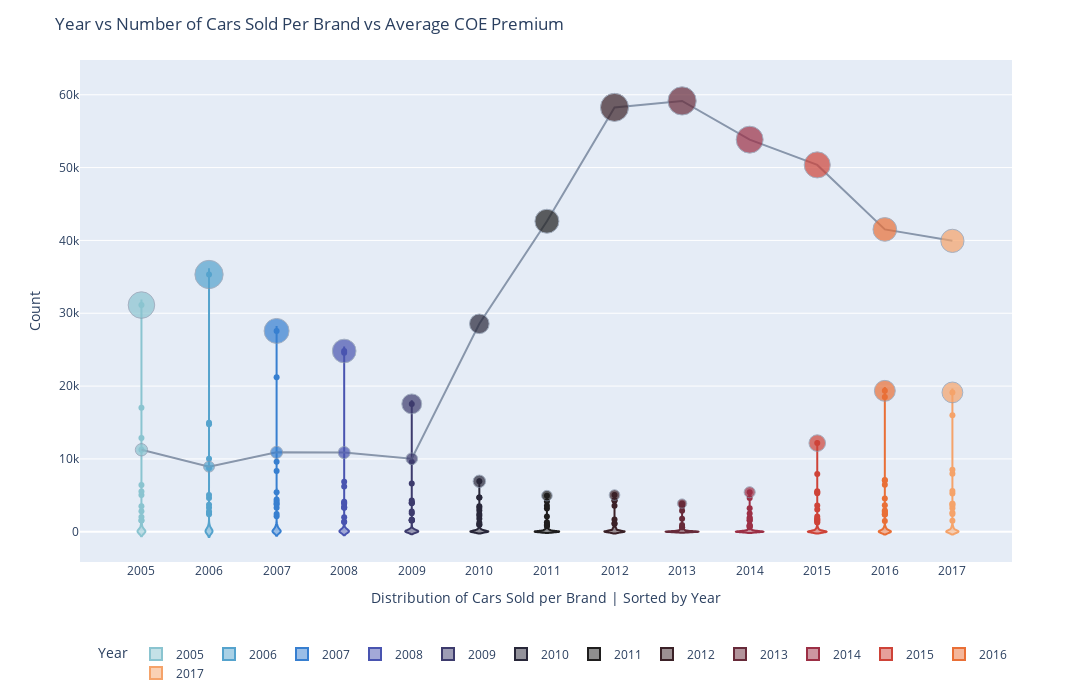

The code cell stored with this chart in its notebook:
### Markdown cell above
## Analysis 1

### Code cell
stats_data = pd.read_csv('./Datasets/Cleaned Data/(1) Stats Data per Year cleaned.csv')
stats_data = stats_data.rename(columns={'Unnamed: 0':'year'}) #rename the column (minor cleaning)
yearly_premiums = pd.read_csv('./Datasets/Cleaned Data/(14) COE Premiums Over The Years.csv')
best_selling_models = pd.read_csv(r'./Datasets/(1) annual-new-registrations-of-cars-by-make/(1) Best Selling Models.csv',thousands=',')
comb_df = pd.read_csv(r'./Datasets/Cleaned Data/(14) Combined Standard Deviation for COE Premiums and Bid Success Rate cleaned.csv')
comb_coe = pd.read_csv(r'./Datasets/Cleaned Data/(14) All Combined cleaned.csv')
cat_specific_coe = pd.read_csv(r'./Datasets/Cleaned Data/(14) Premium per Category.csv')
max_value = stats_data['max']
best_selling_models['Amount'] = max_value
stats_data['Model'] = best_selling_models['Model']
palette = sns.color_palette("icefire", 13).as_hex() #get the hex code

year_total = pd.read_csv('./Datasets/Cleaned Data/(1) Total Cars Sold Per Year Per Brand Sorted by Top cleaned.csv')
year_total = year_total.drop('Unnamed: 0',axis=1)
comb_df = comb_df.drop('Unnamed: 0',axis=1)
yearly_premiums = yearly_premiums.drop('Unnamed: 0',axis=1)
comb_df = comb_df.reindex([4,1,0,2,3])
cat_specific_coe = cat_specific_coe.drop('Unnamed: 0',axis=1)
fig1 = px.violin(year_total,
                 x='Year',y="Count",
                 color='Year',color_discrete_sequence=palette,
                 hover_data=
                 {'Year':True,
                  'Brand':True,
                 },height=700,width=1600)

fig1.add_trace(px.scatter(yearly_premiums, x="Year", y="Average Premium",size='Average Premium').data[0])
fig1.update_traces(mode='lines+markers', marker_color=px.colors.sequential.Viridis,selector=dict(type='scatter'))

fig1.add_trace(px.scatter(stats_data, x="year", y="max", color='max',color_continuous_scale=px.colors.sequential.Viridis,hover_data=
                 {'year':True,
                  'Model':True,
                  'stdev':True,
                  'max': False,
                 },size='max',opacity=0.7).data[0])
fig1.update_traces(marker_color=palette, selector=dict(type='scatter'))

fig1.update_layout(
    title='Year vs Number of Cars Sold Per Brand vs Average COE Premium',
    xaxis=dict(
        title='Distribution of Cars Sold per Brand | Sorted by Year ',
        tickmode='linear')
)

fig1.update_layout(legend=dict(
    orientation="h",
    yanchor="bottom",
    y=-0.25,
    xanchor="right",
    x=1
))
fig1.data[13].line.color = "#8896AB"
fig1.data[14].line.color = "#8896AB"
fig1.show()

### Figure 1 — Plotly figure (JSON) as saved in the notebook; plotly's stock layout.template omitted (floating-point values rounded to 4 significant figures)
{"data": [{"alignmentgroup": "True", "box": {"visible": false}, "customdata": [["Toyota"], ["Nissan"], ["Hyundai"], ["Honda"], ["Mitsubishi"], ["Kia"], ["Mazda"], ["B.M.W."], ["Mercedes Benz"], ["Chevrolet"], ["Subaru"], ["Suzuki"], ["Volvo"], ["Proton"], ["Ford"], ["Renault"], ["Volkswagen"], ["Audi"], ["Peugeot"], ["Opel"], ["Perodua"], ["Jaguar"], ["Fiat"], ["Saab"], ["Daihatsu"], ["Mini"], ["Chrysler"], ["Alfa Romeo"], ["Porsche"], ["Citroen"], ["Skoda"], ["Ferrari"], ["Land Rover"], ["Maserati"], ["Bentley"], ["Ssangyong"], ["Lamborghini"], ["Jeep"], ["Others"], ["Rolls Royce"], ["Aston Martin"], ["Lotus"], ["Infiniti"], ["Mclaren"], ["Alpina"], ["Chery"], ["M.G."], ["Morgan"], ["Ruf"], ["Triumph"], ["Austin"], ["Holden"], ["Chana"], ["Daewoo"], ["Dodge"], ["Dongfeng"], ["Foton"], ["Geely"], ["Golden Dragon"], ["Hafei"], ["Hummer"], ["Naza"], ["Rover"], ["Seat"], ["Smart"], ["Wuling"], ["Zotye"], ["Mitsuoka"]], "hovertemplate": "Year=%{x}<br>Count=%{y}<br>Brand=%{customdata[0]}<extra></extra>", "legendgroup": "2005", "marker": {"color": "#8ac4d0"}, "name": "2005", "offsetgroup": "2005", "orientation": "v", "scalegroup": "True", "showlegend": true, "type": "violin", "x": [2005, 2005, 2005, 2005, 2005, 2005, 2005, 2005, 2005, 2005, 2005, 2005, 2005, 2005, 2005, 2005, 2005, 2005, 2005, 2005, 2005, 2005, 2005, 2005, 2005, 2005, 2005, 2005, 2005, 2005, 2005, 2005, 2005, 2005, 2005, 2005, 2005, 2005, 2005, 2005, 2005, 2005, 2005, 2005, 2005, 2005, 2005, 2005, 2005, 2005, 2005, 2005, 2005, 2005, 2005, 2005, 2005, 2005, 2005, 2005, 2005, 2005, 2005, 2005, 2005, 2005, 2005, 2005], "x0": " ", "xaxis": "x", "y": [31130.0, 17030.0, 12860.0, 11270.0, 6422.0, 5518.0, 5055.0, 3486.0, 2812.0, 2032.0, 1558.0, 1557.0, 1137.0, 1058.0, 996.0, 820.0, 660.0, 537.0, 535.0, 499.0, 475.0, 307.0, 252.0, 247.0, 189.0, 166.0, 157.0, 138.0, 137.0, 67.0, 60.0, 35.0, 34.0, 26.0, 22.0, 21.0, 19.0, 12.0, 11.0, 9.0, 8.0, 7.0, 0.0, 0.0, 0.0, 0.0, 0.0, 0.0, 0.0, 0.0, 0.0, 0.0, 0.0, 0.0, 0.0, 0.0, 0.0, 0.0, 0.0, 0.0, 0.0, 0.0, 0.0, 0.0, 0.0, 0.0, 0.0, 0.0], "y0": " ", "yaxis": "y"}, {"alignmentgroup": "True", "box": {"visible": false}, "customdata": [["Toyota"], ["Honda"], ["Nissan"], ["Hyundai"], ["Mitsubishi"], ["Kia"], ["Mazda"], ["B.M.W."], ["Mercedes Benz"], ["Suzuki"], ["Chevrolet"], ["Subaru"], ["Proton"], ["Volvo"], ["Ford"], ["Audi"], ["Volkswagen"], ["Peugeot"], ["Perodua"], ["Renault"], ["Fiat"], ["Opel"], ["Daihatsu"], ["Chery"], ["Saab"], ["Jaguar"], ["Mini"], ["Chrysler"], ["Porsche"], ["Alfa Romeo"], ["Skoda"], ["Ssangyong"], ["Citroen"], ["Bentley"], ["Land Rover"], ["Maserati"], ["Lamborghini"], ["Ferrari"], ["Jeep"], ["Geely"], ["Others"], ["Aston Martin"], ["Lotus"], ["Dodge"], ["Rolls Royce"], ["Infiniti"], ["Mclaren"], ["Alpina"], ["M.G."], ["Mitsuoka"], ["Morgan"], ["Ruf"], ["Triumph"], ["Austin"], ["Holden"], ["Chana"], ["Daewoo"], ["Dongfeng"], ["Foton"], ["Golden Dragon"], ["Hafei"], ["Hummer"], ["Naza"], ["Rover"], ["Seat"], ["Smart"], ["Wuling"], ["Zotye"]], "hovertemplate": "Year=%{x}<br>Count=%{y}<br>Brand=%{customdata[0]}<extra></extra>", "legendgroup": "2006", "marker": {"color": "#55a3cd"}, "name": "2006", "offsetgroup": "2006", "orientation": "v", "scalegroup": "True", "showlegend": true, "type": "violin", "x": [2006, 2006, 2006, 2006, 2006, 2006, 2006, 2006, 2006, 2006, 2006, 2006, 2006, 2006, 2006, 2006, 2006, 2006, 2006, 2006, 2006, 2006, 2006, 2006, 2006, 2006, 2006, 2006, 2006, 2006, 2006, 2006, 2006, 2006, 2006, 2006, 2006, 2006, 2006, 2006, 2006, 2006, 2006, 2006, 2006, 2006, 2006, 2006, 2006, 2006, 2006, 2006, 2006, 2006, 2006, 2006, 2006, 2006, 2006, 2006, 2006, 2006, 2006, 2006, 2006, 2006, 2006, 2006], "x0": " ", "xaxis": "x", "y": [35330.0, 14960.0, 14770.0, 10010.0, 8751.0, 5056.0, 4646.0, 3692.0, 3299.0, 2768.0, 2601.0, 2408.0, 1185.0, 892.0, 718.0, 651.0, 585.0, 560.0, 533.0, 518.0, 464.0, 420.0, 415.0, 269.0, 262.0, 220.0, 212.0, 201.0, 168.0, 96.0, 65.0, 54.0, 47.0, 36.0, 32.0, 30.0, 29.0, 26.0, 24.0, 19.0, 13.0, 11.0, 10.0, 6.0, 5.0, 0.0, 0.0, 0.0, 0.0, 0.0, 0.0, 0.0, 0.0, 0.0, 0.0, 0.0, 0.0, 0.0, 0.0, 0.0, 0.0, 0.0, 0.0, 0.0, 0.0, 0.0, 0.0, 0.0], "y0": " ", "yaxis": "y"}, {"alignmentgroup": "True", "box": {"visible": false}, "customdata": [["Toyota"], ["Honda"], ["Nissan"], ["Mitsubishi"], ["Hyundai"], ["Mazda"], ["Suzuki"], ["Mercedes Benz"], ["B.M.W."], ["Subaru"], ["Kia"], ["Chevrolet"], ["Volvo"], ["Audi"], ["Volkswagen"], ["Daihatsu"], ["Proton"], ["Fiat"], ["Chery"], ["Perodua"], ["Geely"], ["Peugeot"], ["Renault"], ["Porsche"], ["Ford"], ["Opel"], ["Mini"], ["Citroen"], ["Saab"], ["Jaguar"], ["Alfa Romeo"], ["Hafei"], ["Chrysler"], ["Ssangyong"], ["Skoda"], ["Ferrari"], ["Maserati"], ["Land Rover"], ["Bentley"], ["Lamborghini"], ["Dodge"], ["Dongfeng"], ["Jeep"], ["Mitsuoka"], ["Aston Martin"], ["Others"], ["Rolls Royce"], ["Lotus"], ["Infiniti"], ["Mclaren"], ["Alpina"], ["M.G."], ["Morgan"], ["Ruf"], ["Triumph"], ["Austin"], ["Holden"], ["Chana"], ["Daewoo"], ["Foton"], ["Golden Dragon"], ["Hummer"], ["Naza"], ["Rover"], ["Seat"], ["Smart"], ["Wuling"], ["Zotye"]], "hovertemplate": "Year=%{x}<br>Count=%{y}<br>Brand=%{customdata[0]}<extra></extra>", "legendgroup": "2007", "marker": {"color": "#377fd0"}, "name": "2007", "offsetgroup": "2007", "orientation": "v", "scalegroup": "True", "showlegend": true, "type": "violin", "x": [2007, 2007, 2007, 2007, 2007, 2007, 2007, 2007, 2007, 2007, 2007, 2007, 2007, 2007, 2007, 2007, 2007, 2007, 2007, 2007, 2007, 2007, 2007, 2007, 2007, 2007, 2007, 2007, 2007, 2007, 2007, 2007, 2007, 2007, 2007, 2007, 2007, 2007, 2007, 2007, 2007, 2007, 2007, 2007, 2007, 2007, 2007, 2007, 2007, 2007, 2007, 2007, 2007, 2007, 2007, 2007, 2007, 2007, 2007, 2007, 2007, 2007, 2007, 2007, 2007, 2007, 2007, 2007], "x0": " ", "xaxis": "x", "y": [27570.0, 21220.0, 9625.0, 8335.0, 5408.0, 4427.0, 4158.0, 3875.0, 3732.0, 3297.0, 2451.0, 2134.0, 984.0, 964.0, 942.0, 694.0, 677.0, 649.0, 637.0, 579.0, 505.0, 494.0, 456.0, 337.0, 334.0, 309.0, 290.0, 247.0, 210.0, 182.0, 169.0, 168.0, 140.0, 77.0, 61.0, 53.0, 45.0, 41.0, 37.0, 34.0, 33.0, 33.0, 32.0, 23.0, 20.0, 11.0, 7.0, 5.0, 0.0, 0.0, 0.0, 0.0, 0.0, 0.0, 0.0, 0.0, 0.0, 0.0, 0.0, 0.0, 0.0, 0.0, 0.0, 0.0, 0.0, 0.0, 0.0, 0.0], "y0": " ", "yaxis": "y"}, {"alignmentgroup": "True", "box": {"visible": false}, "customdata": [["Toyota"], ["Honda"], ["Mitsubishi"], ["Nissan"], ["Mercedes Benz"], ["Hyundai"], ["B.M.W."], ["Subaru"], ["Mazda"], ["Suzuki"], ["Kia"], ["Chevrolet"], ["Audi"], ["Volkswagen"], ["Volvo"], ["Daihatsu"], ["Chery"], ["Proton"], ["Perodua"], ["Fiat"], ["Peugeot"], ["Porsche"], ["Renault"], ["Mini"], ["Jaguar"], ["Ford"], ["Citroen"], ["Opel"], ["Geely"], ["Ssangyong"], ["Hafei"], ["Saab"], ["Chrysler"], ["Maserati"], ["Alfa Romeo"], ["Wuling"], ["Lamborghini"], ["Ferrari"], ["Bentley"], ["Chana"], ["Land Rover"], ["Jeep"], ["Dongfeng"], ["Naza"], ["Aston Martin"], ["Lotus"], ["Skoda"], ["Rolls Royce"], ["Others"], ["Dodge"], ["Zotye"], ["Mitsuoka"], ["Golden Dragon"], ["Infiniti"], ["Mclaren"], ["Alpina"], ["M.G."], ["Morgan"], ["Ruf"], ["Triumph"], ["Austin"], ["Holden"], ["Daewoo"], ["Foton"], ["Hummer"], ["Rover"], ["Seat"], ["Smart"]], "hovertemplate": "Year=%{x}<br>Count=%{y}<br>Brand=%{customdata[0]}<extra></extra>", "legendgroup": "2008", "marker": {"color": "#4954b0"}, "name": "2008", "offsetgroup": "2008", "orientation": "v", "scalegroup": "True", "showlegend": true, "type": "violin", "x": [2008, 2008, 2008, 2008, 2008, 2008, 2008, 2008, 2008, 2008, 2008, 2008, 2008, 2008, 2008, 2008, 2008, 2008, 2008, 2008, 2008, 2008, 2008, 2008, 2008, 2008, 2008, 2008, 2008, 2008, 2008, 2008, 2008, 2008, 2008, 2008, 2008, 2008, 2008, 2008, 2008, 2008, 2008, 2008, 2008, 2008, 2008, 2008, 2008, 2008, 2008, 2008, 2008, 2008, 2008, 2008, 2008, 2008, 2008, 2008, 2008, 2008, 2008, 2008, 2008, 2008, 2008, 2008], "x0": " ", "xaxis": "x", "y": [24820.0, 24590.0, 6862.0, 6229.0, 4122.0, 3985.0, 3856.0, 3401.0, 3330.0, 3306.0, 1991.0, 1372.0, 1340.0, 1290.0, 800.0, 716.0, 578.0, 476.0, 426.0, 396.0, 384.0, 327.0, 309.0, 298.0, 229.0, 224.0, 209.0, 209.0, 178.0, 135.0, 129.0, 117.0, 92.0, 87.0, 75.0, 53.0, 49.0, 45.0, 41.0, 39.0, 35.0, 31.0, 31.0, 27.0, 24.0, 21.0, 17.0, 14.0, 11.0, 7.0, 6.0, 5.0, 5.0, 0.0, 0.0, 0.0, 0.0, 0.0, 0.0, 0.0, 0.0, 0.0, 0.0, 0.0, 0.0, 0.0, 0.0, 0.0], "y0": " ", "yaxis": "y"}, {"alignmentgroup": "True", "box": {"visible": false}, "customdata": [["Toyota"], ["Honda"], ["Hyundai"], ["Kia"], ["Mercedes Benz"], ["Nissan"], ["B.M.W."], ["Mitsubishi"], ["Volkswagen"], ["Subaru"], ["Mazda"], ["Suzuki"], ["Audi"], ["Chevrolet"], ["Volvo"], ["Proton"], ["Peugeot"], ["Ford"], ["Fiat"], ["Chery"], ["Perodua"], ["Porsche"], ["Renault"], ["Citroen"], ["Mini"], ["Jaguar"], ["Daihatsu"], ["Opel"], ["Alfa Romeo"], ["Skoda"], ["Geely"], ["Maserati"], ["Saab"], ["Land Rover"], ["Ssangyong"], ["Lamborghini"], ["Chrysler"], ["Bentley"], ["Zotye"], ["Hafei"], ["Dongfeng"], ["Ferrari"], ["Chana"], ["Aston Martin"], ["Hummer"], ["Jeep"], ["Others"], ["Rolls Royce"], ["Lotus"], ["Wuling"], ["Infiniti"], ["Mclaren"], ["Alpina"], ["M.G."], ["Mitsuoka"], ["Morgan"], ["Ruf"], ["Triumph"], ["Austin"], ["Holden"], ["Daewoo"], ["Dodge"], ["Foton"], ["Golden Dragon"], ["Naza"], ["Rover"], ["Seat"], ["Smart"]], "hovertemplate": "Year=%{x}<br>Count=%{y}<br>Brand=%{customdata[0]}<extra></extra>", "legendgroup": "2009", "marker": {"color": "#3d3b6d"}, "name": "2009", "offsetgroup": "2009", "orientation": "v", "scalegroup": "True", "showlegend": true, "type": "violin", "x": [2009, 2009, 2009, 2009, 2009, 2009, 2009, 2009, 2009, 2009, 2009, 2009, 2009, 2009, 2009, 2009, 2009, 2009, 2009, 2009, 2009, 2009, 2009, 2009, 2009, 2009, 2009, 2009, 2009, 2009, 2009, 2009, 2009, 2009, 2009, 2009, 2009, 2009, 2009, 2009, 2009, 2009, 2009, 2009, 2009, 2009, 2009, 2009, 2009, 2009, 2009, 2009, 2009, 2009, 2009, 2009, 2009, 2009, 2009, 2009, 2009, 2009, 2009, 2009, 2009, 2009, 2009, 2009], "x0": " ", "xaxis": "x", "y": [17560.0, 9584.0, 6639.0, 4300.0, 3997.0, 3973.0, 3926.0, 2765.0, 2530.0, 1664.0, 1635.0, 1583.0, 1555.0, 1533.0, 848.0, 413.0, 387.0, 381.0, 314.0, 309.0, 305.0, 303.0, 288.0, 284.0, 222.0, 217.0, 198.0, 151.0, 138.0, 103.0, 78.0, 76.0, 65.0, 64.0, 60.0, 54.0, 53.0, 45.0, 41.0, 36.0, 33.0, 32.0, 27.0, 25.0, 17.0, 15.0, 14.0, 10.0, 9.0, 8.0, 0.0, 0.0, 0.0, 0.0, 0.0, 0.0, 0.0, 0.0, 0.0, 0.0, 0.0, 0.0, 0.0, 0.0, 0.0, 0.0, 0.0, 0.0], "y0": " ", "yaxis": "y"}, {"alignmentgroup": "True", "box": {"visible": false}, "customdata": [["Toyota"], ["B.M.W."], ["Mercedes Benz"], ["Volkswagen"], ["Honda"], ["Kia"], ["Hyundai"], ["Audi"], ["Nissan"], ["Mazda"], ["Chevrolet"], ["Mitsubishi"], ["Subaru"], ["Volvo"], ["Suzuki"], ["Porsche"], ["Citroen"], ["Ford"], ["Jaguar"], ["Mini"], ["Peugeot"], ["Fiat"], ["Proton"], ["Perodua"], ["Renault"], ["Chery"], ["Alfa Romeo"], ["Skoda"], ["Land Rover"], ["Maserati"], ["Opel"], ["Daihatsu"], ["Ferrari"], ["Lamborghini"], ["Bentley"], ["Rolls Royce"], ["Aston Martin"], ["Chrysler"], ["Geely"], ["Ssangyong"], ["Jeep"], ["Lotus"], ["Saab"], ["Others"], ["Hafei"], ["Mitsuoka"], ["Dongfeng"], ["Dodge"], ["Hummer"], ["Zotye"], ["Infiniti"], ["Mclaren"], ["Alpina"], ["M.G."], ["Morgan"], ["Ruf"], ["Triumph"], ["Austin"], ["Holden"], ["Chana"], ["Daewoo"], ["Foton"], ["Golden Dragon"], ["Naza"], ["Rover"], ["Seat"], ["Smart"], ["Wuling"]], "hovertemplate": "Year=%{x}<br>Count=%{y}<br>Brand=%{customdata[0]}<extra></extra>", "legendgroup": "2010", "marker": {"color": "#282739"}, "name": "2010", "offsetgroup": "2010", "orientation": "v", "scalegroup": "True", "showlegend": true, "type": "violin", "x": [2010, 2010, 2010, 2010, 2010, 2010, 2010, 2010, 2010, 2010, 2010, 2010, 2010, 2010, 2010, 2010, 2010, 2010, 2010, 2010, 2010, 2010, 2010, 2010, 2010, 2010, 2010, 2010, 2010, 2010, 2010, 2010, 2010, 2010, 2010, 2010, 2010, 2010, 2010, 2010, 2010, 2010, 2010, 2010, 2010, 2010, 2010, 2010, 2010, 2010, 2010, 2010, 2010, 2010, 2010, 2010, 2010, 2010, 2010, 2010, 2010, 2010, 2010, 2010, 2010, 2010, 2010, 2010], "x0": " ", "xaxis": "x", "y": [6927.0, 4708.0, 4705.0, 3486.0, 3272.0, 2934.0, 2437.0, 2199.0, 1798.0, 1243.0, 963.0, 960.0, 888.0, 816.0, 607.0, 448.0, 375.0, 347.0, 339.0, 312.0, 259.0, 257.0, 256.0, 169.0, 166.0, 139.0, 105.0, 105.0, 97.0, 90.0, 89.0, 83.0, 69.0, 53.0, 49.0, 37.0, 34.0, 32.0, 26.0, 21.0, 16.0, 16.0, 13.0, 13.0, 11.0, 8.0, 8.0, 6.0, 6.0, 5.0, 0.0, 0.0, 0.0, 0.0, 0.0, 0.0, 0.0, 0.0, 0.0, 0.0, 0.0, 0.0, 0.0, 0.0, 0.0, 0.0, 0.0, 0.0], "y0": " ", "yaxis": "y"}, {"alignmentgroup": "True", "box": {"visible": false}, "customdata": [["B.M.W."], ["Mercedes Benz"], ["Toyota"], ["Volkswagen"], ["Audi"], ["Hyundai"], ["Kia"], ["Honda"], ["Volvo"], ["Nissan"], ["Chevrolet"], ["Porsche"], ["Peugeot"], ["Jaguar"], ["Mini"], ["Citroen"], ["Suzuki"], ["Mazda"], ["Renault"], ["Ford"], ["Land Rover"], ["Subaru"], ["Mitsubishi"], ["Fiat"], ["Ferrari"], ["Maserati"], ["Proton"], ["Skoda"], ["Opel"], ["Bentley"], ["Lamborghini"], ["Alfa Romeo"], ["Saab"], ["Daihatsu"], ["Rolls Royce"], ["Chrysler"], ["Chery"], ["Aston Martin"], ["Others"], ["Ssangyong"], ["Jeep"], ["Perodua"], ["Lotus"], ["Infiniti"], ["Mclaren"], ["Alpina"], ["M.G."], ["Mitsuoka"], ["Morgan"], ["Ruf"], ["Triumph"], ["Austin"], ["Holden"], ["Chana"], ["Daewoo"], ["Dodge"], ["Dongfeng"], ["Foton"], ["Geely"], ["Golden Dragon"], ["Hafei"], ["Hummer"], ["Naza"], ["Rover"], ["Seat"], ["Smart"], ["Wuling"], ["Zotye"]], "hovertemplate": "Year=%{x}<br>Count=%{y}<br>Brand=%{customdata[0]}<extra></extra>", "legendgroup": "2011", "marker": {"color": "#1f1e1e"}, "name": "2011", "offsetgroup": "2011", "orientation": "v", "scalegroup": "True", "showlegend": true, "type": "violin", "x": [2011, 2011, 2011, 2011, 2011, 2011, 2011, 2011, 2011, 2011, 2011, 2011, 2011, 2011, 2011, 2011, 2011, 2011, 2011, 2011, 2011, 2011, 2011, 2011, 2011, 2011, 2011, 2011, 2011, 2011, 2011, 2011, 2011, 2011, 2011, 2011, 2011, 2011, 2011, 2011, 2011, 2011, 2011, 2011, 2011, 2011, 2011, 2011, 2011, 2011, 2011, 2011, 2011, 2011, 2011, 2011, 2011, 2011, 2011, 2011, 2011, 2011, 2011, 2011, 2011, 2011, 2011, 2011], "x0": " ", "xaxis": "x", "y": [4959.0, 4166.0, 3562.0, 3204.0, 2111.0, 1289.0, 953.0, 942.0, 835.0, 800.0, 645.0, 584.0, 460.0, 389.0, 363.0, 346.0, 275.0, 265.0, 263.0, 238.0, 233.0, 216.0, 201.0, 129.0, 92.0, 91.0, 75.0, 65.0, 62.0, 60.0, 49.0, 48.0, 42.0, 40.0, 39.0, 29.0, 28.0, 25.0, 25.0, 19.0, 17.0, 15.0, 14.0, 7.0, 0.0, 0.0, 0.0, 0.0, 0.0, 0.0, 0.0, 0.0, 0.0, 0.0, 0.0, 0.0, 0.0, 0.0, 0.0, 0.0, 0.0, 0.0, 0.0, 0.0, 0.0, 0.0, 0.0, 0.0], "y0": " ", "yaxis": "y"}, {"alignmentgroup": "True", "box": {"visible": false}, "customdata": [["B.M.W."], ["Mercedes Benz"], ["Toyota"], ["Volkswagen"], ["Audi"], ["Hyundai"], ["Volvo"], ["Nissan"], ["Kia"], ["Peugeot"], ["Honda"], ["Porsche"], ["Chevrolet"], ["Land Rover"], ["Jaguar"], ["Citroen"], ["Ford"], ["Mazda"], ["Mini"], ["Suzuki"], ["Subaru"], ["Renault"], ["Opel"], ["Bentley"], ["Maserati"], ["Ferrari"], ["Infiniti"], ["Skoda"], ["Mitsubishi"], ["Lamborghini"], ["Proton"], ["Alfa Romeo"], ["Rolls Royce"], ["Daihatsu"], ["Mclaren"], ["Jeep"], ["Fiat"], ["Aston Martin"], ["Ssangyong"], ["Saab"], ["Others"], ["Chrysler"], ["Lotus"], ["Foton"], ["Perodua"], ["Chery"], ["Alpina"], ["M.G."], ["Mitsuoka"], ["Morgan"], ["Ruf"], ["Triumph"], ["Austin"], ["Holden"], ["Chana"], ["Daewoo"], ["Dodge"], ["Dongfeng"], ["Golden Dragon"], ["Hafei"], ["Hummer"], ["Naza"], ["Rover"], ["Smart"], ["Wuling"], ["Zotye"], ["Geely"], ["Seat"]], "hovertemplate": "Year=%{x}<br>Count=%{y}<br>Brand=%{customdata[0]}<extra></extra>", "legendgroup": "2012", "marker": {"color": "#3b2127"}, "name": "2012", "offsetgroup": "2012", "orientation": "v", "scalegroup": "True", "showlegend": true, "type": "violin", "x": [2012, 2012, 2012, 2012, 2012, 2012, 2012, 2012, 2012, 2012, 2012, 2012, 2012, 2012, 2012, 2012, 2012, 2012, 2012, 2012, 2012, 2012, 2012, 2012, 2012, 2012, 2012, 2012, 2012, 2012, 2012, 2012, 2012, 2012, 2012, 2012, 2012, 2012, 2012, 2012, 2012, 2012, 2012, 2012, 2012, 2012, 2012, 2012, 2012, 2012, 2012, 2012, 2012, 2012, 2012, 2012, 2012, 2012, 2012, 2012, 2012, 2012, 2012, 2012, 2012, 2012, 2012, 2012], "x0": " ", "xaxis": "x", "y": [5039.0, 4323.0, 4272.0, 3567.0, 1679.0, 1155.0, 1066.0, 687.0, 600.0, 560.0, 515.0, 507.0, 437.0, 384.0, 383.0, 357.0, 354.0, 348.0, 285.0, 144.0, 135.0, 114.0, 99.0, 93.0, 84.0, 80.0, 72.0, 62.0, 61.0, 56.0, 53.0, 49.0, 49.0, 37.0, 33.0, 25.0, 24.0, 22.0, 16.0, 15.0, 14.0, 13.0, 9.0, 9.0, 8.0, 5.0, 0.0, 0.0, 0.0, 0.0, 0.0, 0.0, 0.0, 0.0, 0.0, 0.0, 0.0, 0.0, 0.0, 0.0, 0.0, 0.0, 0.0, 0.0, 0.0, 0.0, 0.0, 0.0], "y0": " ", "yaxis": "y"}, {"alignmentgroup": "True", "box": {"visible": false}, "customdata": [["Mercedes Benz"], ["B.M.W."], ["Toyota"], ["Volkswagen"], ["Audi"], ["Volvo"], ["Mazda"], ["Nissan"], ["Jaguar"], ["Hyundai"], ["Honda"], ["Land Rover"], ["Porsche"], ["Peugeot"], ["Kia"], ["Chevrolet"], ["Ford"], ["Subaru"], ["Mini"], ["Citroen"], ["Bentley"], ["Renault"], ["Opel"], ["Suzuki"], ["Ferrari"], ["Rolls Royce"], ["Maserati"], ["Infiniti"], ["Mitsubishi"], ["Mclaren"], ["Lamborghini"], ["Jeep"], ["Aston Martin"], ["Alfa Romeo"], ["Chrysler"], ["Fiat"], ["Others"], ["Saab"], ["Skoda"], ["Ssangyong"], ["Daihatsu"], ["Alpina"], ["Proton"], ["Chery"], ["Lotus"], ["M.G."], ["Morgan"], ["Ruf"], ["Triumph"], ["Austin"], ["Holden"], ["Chana"], ["Daewoo"], ["Dodge"], ["Dongfeng"], ["Foton"], ["Geely"], ["Golden Dragon"], ["Hafei"], ["Hummer"], ["Naza"], ["Perodua"], ["Rover"], ["Seat"], ["Smart"], ["Wuling"], ["Zotye"], ["Mitsuoka"]], "hovertemplate": "Year=%{x}<br>Count=%{y}<br>Brand=%{customdata[0]}<extra></extra>", "legendgroup": "2013", "marker": {"color": "#672a39"}, "name": "2013", "offsetgroup": "2013", "orientation": "v", "scalegroup": "True", "showlegend": true, "type": "violin", "x": [2013, 2013, 2013, 2013, 2013, 2013, 2013, 2013, 2013, 2013, 2013, 2013, 2013, 2013, 2013, 2013, 2013, 2013, 2013, 2013, 2013, 2013, 2013, 2013, 2013, 2013, 2013, 2013, 2013, 2013, 2013, 2013, 2013, 2013, 2013, 2013, 2013, 2013, 2013, 2013, 2013, 2013, 2013, 2013, 2013, 2013, 2013, 2013, 2013, 2013, 2013, 2013, 2013, 2013, 2013, 2013, 2013, 2013, 2013, 2013, 2013, 2013, 2013, 2013, 2013, 2013, 2013, 2013], "x0": " ", "xaxis": "x", "y": [3871.0, 3730.0, 3459.0, 2874.0, 1797.0, 938.0, 635.0, 623.0, 485.0, 460.0, 423.0, 365.0, 363.0, 295.0, 268.0, 256.0, 208.0, 201.0, 184.0, 172.0, 125.0, 121.0, 120.0, 85.0, 69.0, 58.0, 56.0, 34.0, 29.0, 25.0, 23.0, 19.0, 18.0, 17.0, 12.0, 12.0, 12.0, 9.0, 8.0, 7.0, 6.0, 0.0, 0.0, 0.0, 0.0, 0.0, 0.0, 0.0, 0.0, 0.0, 0.0, 0.0, 0.0, 0.0, 0.0, 0.0, 0.0, 0.0, 0.0, 0.0, 0.0, 0.0, 0.0, 0.0, 0.0, 0.0, 0.0, 0.0], "y0": " ", "yaxis": "y"}, {"alignmentgroup": "True", "box": {"visible": false}, "customdata": [["Toyota"], ["Mercedes Benz"], ["B.M.W."], ["Volkswagen"], ["Mazda"], ["Nissan"], ["Audi"], ["Honda"], ["Volvo"], ["Hyundai"], ["Kia"], ["Subaru"], ["Porsche"], ["Jaguar"], ["Land Rover"], ["Chevrolet"], ["Citroen"], ["Peugeot"], ["Ford"], ["Mini"], ["Renault"], ["Suzuki"], ["Opel"], ["Infiniti"], ["Mitsubishi"], ["Bentley"], ["Maserati"], ["Alfa Romeo"], ["Ferrari"], ["Rolls Royce"], ["Jeep"], ["Ssangyong"], ["Mclaren"], ["Chrysler"], ["Lamborghini"], ["Alpina"], ["Daihatsu"], ["Fiat"], ["Aston Martin"], ["Proton"], ["Chery"], ["Lotus"], ["M.G."], ["Mitsuoka"], ["Morgan"], ["Ruf"], ["Triumph"], ["Austin"], ["Holden"], ["Saab"], ["Skoda"], ["Chana"], ["Daewoo"], ["Dodge"], ["Dongfeng"], ["Foton"], ["Geely"], ["Golden Dragon"], ["Hafei"], ["Hummer"], ["Naza"], ["Perodua"], ["Rover"], ["Seat"], ["Smart"], ["Wuling"], ["Zotye"], ["Others"]], "hovertemplate": "Year=%{x}<br>Count=%{y}<br>Brand=%{customdata[0]}<extra></extra>", "legendgroup": "2014", "marker": {"color": "#9c2f45"}, "name": "2014", "offsetgroup": "2014", "orientation": "v", "scalegroup": "True", "showlegend": true, "type": "violin", "x": [2014, 2014, 2014, 2014, 2014, 2014, 2014, 2014, 2014, 2014, 2014, 2014, 2014, 2014, 2014, 2014, 2014, 2014, 2014, 2014, 2014, 2014, 2014, 2014, 2014, 2014, 2014, 2014, 2014, 2014, 2014, 2014, 2014, 2014, 2014, 2014, 2014, 2014, 2014, 2014, 2014, 2014, 2014, 2014, 2014, 2014, 2014, 2014, 2014, 2014, 2014, 2014, 2014, 2014, 2014, 2014, 2014, 2014, 2014, 2014, 2014, 2014, 2014, 2014, 2014, 2014, 2014, 2014], "x0": " ", "xaxis": "x", "y": [5431.0, 4651.0, 3239.0, 2522.0, 1967.0, 1829.0, 1565.0, 1541.0, 910.0, 869.0, 749.0, 627.0, 375.0, 341.0, 299.0, 293.0, 272.0, 229.0, 208.0, 193.0, 125.0, 107.0, 102.0, 91.0, 79.0, 70.0, 56.0, 35.0, 31.0, 19.0, 17.0, 13.0, 11.0, 10.0, 10.0, 8.0, 6.0, 6.0, 4.0, 4.0, 2.0, 2.0, 2.0, 2.0, 2.0, 2.0, 2.0, 1.0, 1.0, 1.0, 1.0, 0.0, 0.0, 0.0, 0.0, 0.0, 0.0, 0.0, 0.0, 0.0, 0.0, 0.0, 0.0, 0.0, 0.0, 0.0, 0.0, 0.0], "y0": " ", "yaxis": "y"}, {"alignmentgroup": "True", "box": {"visible": false}, "customdata": [["Toyota"], ["Honda"], ["Nissan"], ["Mercedes Benz"], ["Mazda"], ["B.M.W."], ["Volkswagen"], ["Audi"], ["Hyundai"], ["Subaru"], ["Kia"], ["Mitsubishi"], ["Volvo"], ["Citroen"], ["Porsche"], ["Peugeot"], ["Jaguar"], ["Chevrolet"], ["Land Rover"], ["Ford"], ["Renault"], ["Mini"], ["Suzuki"], ["Infiniti"], ["Maserati"], ["Ssangyong"], ["Bentley"], ["Opel"], ["Ferrari"], ["Alfa Romeo"], ["Jeep"], ["Lamborghini"], ["Rolls Royce"], ["Alpina"], ["Aston Martin"], ["Chery"], ["Chrysler"], ["Mclaren"], ["Daihatsu"], ["Fiat"], ["Mitsuoka"], ["Austin"], ["Daimler"], ["M.G."], ["Morris"], ["Range Rover"], ["Rover"], ["Ruf"], ["The London Taxi Co"], ["Toyo Ace"], ["Triumph"], ["Chana"], ["Dodge"], ["Dongfeng"], ["Foton"], ["Geely"], ["Golden Dragon"], ["Hafei"], ["Holden"], ["Hummer"], ["Lotus"], ["Morgan"], ["Naza"], ["Perodua"], ["Proton"], ["Saab"], ["Skoda"], ["Wuling"], ["Zotye"], ["Others"]], "hovertemplate": "Year=%{x}<br>Count=%{y}<br>Brand=%{customdata[0]}<extra></extra>", "legendgroup": "2015", "marker": {"color": "#ce4338"}, "name": "2015", "offsetgroup": "2015", "orientation": "v", "scalegroup": "True", "showlegend": true, "type": "violin", "x": [2015, 2015, 2015, 2015, 2015, 2015, 2015, 2015, 2015, 2015, 2015, 2015, 2015, 2015, 2015, 2015, 2015, 2015, 2015, 2015, 2015, 2015, 2015, 2015, 2015, 2015, 2015, 2015, 2015, 2015, 2015, 2015, 2015, 2015, 2015, 2015, 2015, 2015, 2015, 2015, 2015, 2015, 2015, 2015, 2015, 2015, 2015, 2015, 2015, 2015, 2015, 2015, 2015, 2015, 2015, 2015, 2015, 2015, 2015, 2015, 2015, 2015, 2015, 2015, 2015, 2015, 2015, 2015, 2015, 2015], "x0": " ", "xaxis": "x", "y": [12170.0, 7916.0, 5574.0, 5408.0, 5287.0, 3598.0, 3056.0, 2093.0, 1805.0, 1668.0, 1586.0, 1379.0, 1274.0, 686.0, 589.0, 525.0, 385.0, 361.0, 349.0, 323.0, 316.0, 295.0, 257.0, 222.0, 75.0, 73.0, 66.0, 63.0, 41.0, 31.0, 29.0, 20.0, 20.0, 9.0, 5.0, 5.0, 5.0, 4.0, 3.0, 3.0, 3.0, 2.0, 1.0, 1.0, 1.0, 1.0, 1.0, 1.0, 1.0, 1.0, 1.0, 0.0, 0.0, 0.0, 0.0, 0.0, 0.0, 0.0, 0.0, 0.0, 0.0, 0.0, 0.0, 0.0, 0.0, 0.0, 0.0, 0.0, 0.0, 0.0], "y0": " ", "yaxis": "y"}, {"alignmentgroup": "True", "box": {"visible": false}, "customdata": [["Honda"], ["Toyota"], ["Mazda"], ["Nissan"], ["Mercedes Benz"], ["B.M.W."], ["Mitsubishi"], ["Subaru"], ["Volkswagen"], ["Hyundai"], ["Audi"], ["Kia"], ["Volvo"], ["Citroen"], ["Chevrolet"], ["Peugeot"], ["Porsche"], ["Jaguar"], ["Suzuki"], ["Renault"], ["Land Rover"], ["Mini"], ["Ford"], ["Infiniti"], ["Ssangyong"], ["Opel"], ["Maserati"], ["Bentley"], ["Alfa Romeo"], ["Ferrari"], ["Rolls Royce"], ["Perodua"], ["Lamborghini"], ["Aston Martin"], ["SEAT"], ["Alpina"], ["Chery"], ["Chrysler"], ["Jeep"], ["BYD"], ["Mclaren"], ["M.G."], ["TESLA"], ["Skoda"], ["Daihatsu"], ["Daimler"], ["Fiat"], ["KOENIGSEGG"], ["Lotus"], ["Triumph"], ["Austin"], ["Chana"], ["Dodge"], ["Dongfeng"], ["Foton"], ["Geely"], ["Golden Dragon"], ["Hafei"], ["Holden"], ["Hummer"], ["Mitsuoka"], ["Morgan"], ["Morris"], ["Naza"], ["Proton"], ["Range Rover"], ["Rover"], ["Ruf"], ["Saab"], ["The London Taxi Co"], ["Wuling"], ["Zotye"], ["Others"], ["Toyo Ace"]], "hovertemplate": "Year=%{x}<br>Count=%{y}<br>Brand=%{customdata[0]}<extra></extra>", "legendgroup": "2016", "marker": {"color": "#e96f36"}, "name": "2016", "offsetgroup": "2016", "orientation": "v", "scalegroup": "True", "showlegend": true, "type": "violin", "x": [2016, 2016, 2016, 2016, 2016, 2016, 2016, 2016, 2016, 2016, 2016, 2016, 2016, 2016, 2016, 2016, 2016, 2016, 2016, 2016, 2016, 2016, 2016, 2016, 2016, 2016, 2016, 2016, 2016, 2016, 2016, 2016, 2016, 2016, 2016, 2016, 2016, 2016, 2016, 2016, 2016, 2016, 2016, 2016, 2016, 2016, 2016, 2016, 2016, 2016, 2016, 2016, 2016, 2016, 2016, 2016, 2016, 2016, 2016, 2016, 2016, 2016, 2016, 2016, 2016, 2016, 2016, 2016, 2016, 2016, 2016, 2016, 2016, 2016], "x0": " ", "xaxis": "x", "y": [19350.0, 18490.0, 7091.0, 7028.0, 6444.0, 4582.0, 3632.0, 2902.0, 2779.0, 2587.0, 2360.0, 2357.0, 1485.0, 814.0, 623.0, 608.0, 563.0, 555.0, 496.0, 462.0, 388.0, 383.0, 337.0, 328.0, 279.0, 241.0, 63.0, 53.0, 39.0, 37.0, 19.0, 18.0, 15.0, 14.0, 14.0, 12.0, 10.0, 10.0, 9.0, 7.0, 5.0, 4.0, 3.0, 2.0, 1.0, 1.0, 1.0, 1.0, 1.0, 1.0, 0.0, 0.0, 0.0, 0.0, 0.0, 0.0, 0.0, 0.0, 0.0, 0.0, 0.0, 0.0, 0.0, 0.0, 0.0, 0.0, 0.0, 0.0, 0.0, 0.0, 0.0, 0.0, 0.0, 0.0], "y0": " ", "yaxis": "y"}, {"alignmentgroup": "True", "box": {"visible": false}, "customdata": [["Toyota"], ["Honda"], ["Mazda"], ["Mercedes Benz"], ["B.M.W."], ["Nissan"], ["Kia"], ["Hyundai"], ["Mitsubishi"], ["Subaru"], ["Audi"], ["Volkswagen"], ["Volvo"], ["Opel"], ["Renault"], ["Chrysler"], ["Porsche"], ["Jaguar"], ["Land Rover"], ["Suzuki"], ["Chevrolet"], ["Mini"], ["Ssangyong"], ["Ford"], ["Infiniti"], ["BLUECAR"], ["SEAT"], ["Perodua"], ["Maserati"], ["Bentley"], ["Peugeot"], ["BYD"], ["Jeep"], ["Ferrari"], ["Aston Martin"], ["Rolls Royce"], ["Alpina"], ["Lamborghini"], ["Chery"], ["Alfa Romeo"], ["Mclaren"], ["Skoda"], ["Triumph"], ["DATSUN"], ["Austin"], ["Daihatsu"], ["Fiat"], ["Lotus"], ["M.G."], ["MARCOS"], ["Mitsuoka"], ["RAMBLER"], ["Rover"], ["Citroen"], ["Daimler"], ["Dodge"], ["Dongfeng"], ["Foton"], ["Geely"], ["Golden Dragon"], ["Hafei"], ["Holden"], ["Hummer"], ["KOENIGSEGG"], ["Morgan"], ["Morris"], ["Naza"], ["Proton"], ["Range Rover"], ["Ruf"], ["Saab"], ["TESLA"], ["Toyo Ace"], ["Wuling"], ["Zotye"], ["Others"], ["The London Taxi Co"]], "hovertemplate": "Year=%{x}<br>Count=%{y}<br>Brand=%{customdata[0]}<extra></extra>", "legendgroup": "2017", "marker": {"color": "#f5a36a"}, "name": "2017", "offsetgroup": "2017", "orientation": "v", "scalegroup": "True", "showlegend": true, "type": "violin", "x": [2017, 2017, 2017, 2017, 2017, 2017, 2017, 2017, 2017, 2017, 2017, 2017, 2017, 2017, 2017, 2017, 2017, 2017, 2017, 2017, 2017, 2017, 2017, 2017, 2017, 2017, 2017, 2017, 2017, 2017, 2017, 2017, 2017, 2017, 2017, 2017, 2017, 2017, 2017, 2017, 2017, 2017, 2017, 2017, 2017, 2017, 2017, 2017, 2017, 2017, 2017, 2017, 2017, 2017, 2017, 2017, 2017, 2017, 2017, 2017, 2017, 2017, 2017, 2017, 2017, 2017, 2017, 2017, 2017, 2017, 2017, 2017, 2017, 2017, 2017, 2017, 2017], "x0": " ", "xaxis": "x", "y": [19130.0, 16010.0, 8509.0, 7976.0, 5591.0, 5241.0, 3848.0, 3804.0, 3555.0, 3239.0, 2604.0, 2450.0, 1526.0, 961.0, 768.0, 722.0, 677.0, 553.0, 528.0, 501.0, 468.0, 468.0, 388.0, 355.0, 302.0, 235.0, 199.0, 125.0, 124.0, 70.0, 67.0, 63.0, 52.0, 39.0, 29.0, 25.0, 23.0, 18.0, 13.0, 12.0, 10.0, 6.0, 3.0, 2.0, 1.0, 1.0, 1.0, 1.0, 1.0, 1.0, 1.0, 1.0, 1.0, 0.0, 0.0, 0.0, 0.0, 0.0, 0.0, 0.0, 0.0, 0.0, 0.0, 0.0, 0.0, 0.0, 0.0, 0.0, 0.0, 0.0, 0.0, 0.0, 0.0, 0.0, 0.0, 0.0, 0.0], "y0": " ", "yaxis": "y"}, {"hovertemplate": "Year=%{x}<br>Average Premium=%{marker.size}<extra></extra>", "legendgroup": "", "line": {"color": "#8896AB"}, "marker": {"color": ["#8ac4d0", "#55a3cd", "#377fd0", "#4954b0", "#3d3b6d", "#282739", "#1f1e1e", "#3b2127", "#672a39", "#9c2f45", "#ce4338", "#e96f36", "#f5a36a"], "size": [11250.0, 8937.0, 10900.0, 10870.0, 10030.0, 28550.0, 42630.0, 58260.0, 59160.0, 53840.0, 50370.0, 41510.0, 39940.0], "sizemode": "area", "sizeref": 147.9, "symbol": "circle"}, "mode": "lines+markers", "name": "", "orientation": "v", "showlegend": false, "type": "scatter", "x": [2005, 2006, 2007, 2008, 2009, 2010, 2011, 2012, 2013, 2014, 2015, 2016, 2017], "xaxis": "x", "y": [11250.0, 8937.0, 10900.0, 10870.0, 10030.0, 28550.0, 42630.0, 58260.0, 59160.0, 53840.0, 50370.0, 41510.0, 39940.0], "yaxis": "y"}, {"customdata": [["Corolla", 4744], ["Camry", 5129], ["Camry", 4452], ["Camry", 4338], ["Camry", 2645], ["Camry", 1327], ["3-Series", 979], [" 3-Series", 1034], ["S-Class", 846], ["Corolla", 1029], ["Corolla", 2058], ["Civic", 3367], ["Corolla", 3205]], "hovertemplate": "year=%{x}<br>Model=%{customdata[0]}<br>stdev=%{customdata[1]}<extra></extra>", "legendgroup": "", "line": {"color": "#8896AB"}, "marker": {"color": ["#8ac4d0", "#55a3cd", "#377fd0", "#4954b0", "#3d3b6d", "#282739", "#1f1e1e", "#3b2127", "#672a39", "#9c2f45", "#ce4338", "#e96f36", "#f5a36a"], "coloraxis": "coloraxis", "opacity": 0.7, "size": [31130.0, 35330.0, 27570.0, 24820.0, 17560.0, 6927.0, 4959.0, 5039.0, 3871.0, 5431.0, 12170.0, 19350.0, 19130.0], "sizemode": "area", "sizeref": 88.31, "symbol": "circle"}, "mode": "markers", "name": "", "orientation": "v", "showlegend": false, "type": "scatter", "x": [2005, 2006, 2007, 2008, 2009, 2010, 2011, 2012, 2013, 2014, 2015, 2016, 2017], "xaxis": "x", "y": [31130.0, 35330.0, 27570.0, 24820.0, 17560.0, 6927.0, 4959.0, 5039.0, 3871.0, 5431.0, 12170.0, 19350.0, 19130.0], "yaxis": "y"}], "layout": {"height": 700, "legend": {"orientation": "h", "title": {"text": "Year"}, "tracegroupgap": 0, "x": 1, "xanchor": "right", "y": -0.25, "yanchor": "bottom"}, "margin": {"t": 60}, "title": {"text": "Year vs Number of Cars Sold Per Brand vs Average COE Premium"}, "violinmode": "overlay", "width": 1600, "xaxis": {"anchor": "y", "categoryarray": [2005, 2006, 2007, 2008, 2009, 2010, 2011, 2012, 2013, 2014, 2015, 2016, 2017], "categoryorder": "array", "domain": [0.0, 1.0], "tickmode": "linear", "title": {"text": "Distribution of Cars Sold per Brand | Sorted by Year "}}, "yaxis": {"anchor": "x", "domain": [0.0, 1.0], "title": {"text": "Count"}}}}
